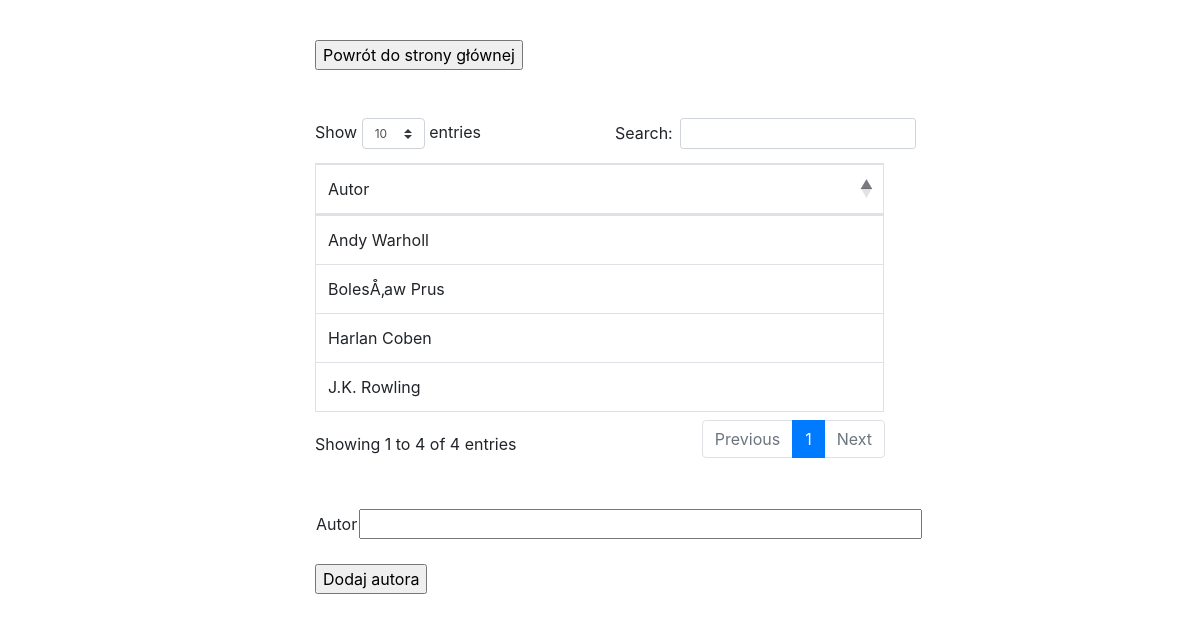
Page /author_manager.php (signed in) on the committed database.
### tables this page shows
CREATE TABLE `authors` (
  `id` int(11) NOT NULL,
  `author` text NOT NULL
);

### author_manager.php (the view, shortened to what this page needs)
<!DOCTYPE HTML>
<html lang="pl">
<head>
    <link rel="stylesheet" href="https://maxcdn.bootstrapcdn.com/bootstrap/4.1.3/css/bootstrap.min.css">
    <link rel="stylesheet" href="https://cdn.datatables.net/1.10.19/css/dataTables.bootstrap4.min.css">
</head>
<body>
	<div style="margin-left: 300px; margin-right: 300px; margin-top: 40px; margin-bottom: 40px;">
		<div class="container">
			<form action="books.php" method="post" name="form">
				<input type="submit" name="Submit" value="Powrót do strony głównej">
			</form>
			<br><br>
			<table id="author-table" class="table table-bordered table-hover">
				<thead>
					<tr>
        				<td>Autor</td>
    				</tr>
				</thead>
				<tbody>
					<?php
						include_once("connect.php");
				        $sql = $dbConnection->query("SELECT * FROM authors ORDER BY id DESC");
				        while($userData = $sql->fetch_array()){
				            echo "<tr>";
							echo "<td>".$userData['author']."</td>";
							echo "</tr>";
				        }
					?>
				</tbody>
			</table>
       		<br><br>
			<form action="author_manager.php" method="post" name="form">
				<table width="25%">
					<tr>
						<td>Autor</td>
						<td><input type="text" name="author" size="50"></td>
					</tr>
				</table>
				<br>
				<div>
					<input type="submit" name="Submit" value="Dodaj autora">
				</div>
			</form>
		</div>
	</div>
</body>
</html>

### rows in the picture
authors: author "BolesÅ‚aw Prus"
authors: author "Harlan Coben"
authors: author "J.K. Rowling"
authors: author "Andy Warholl"
